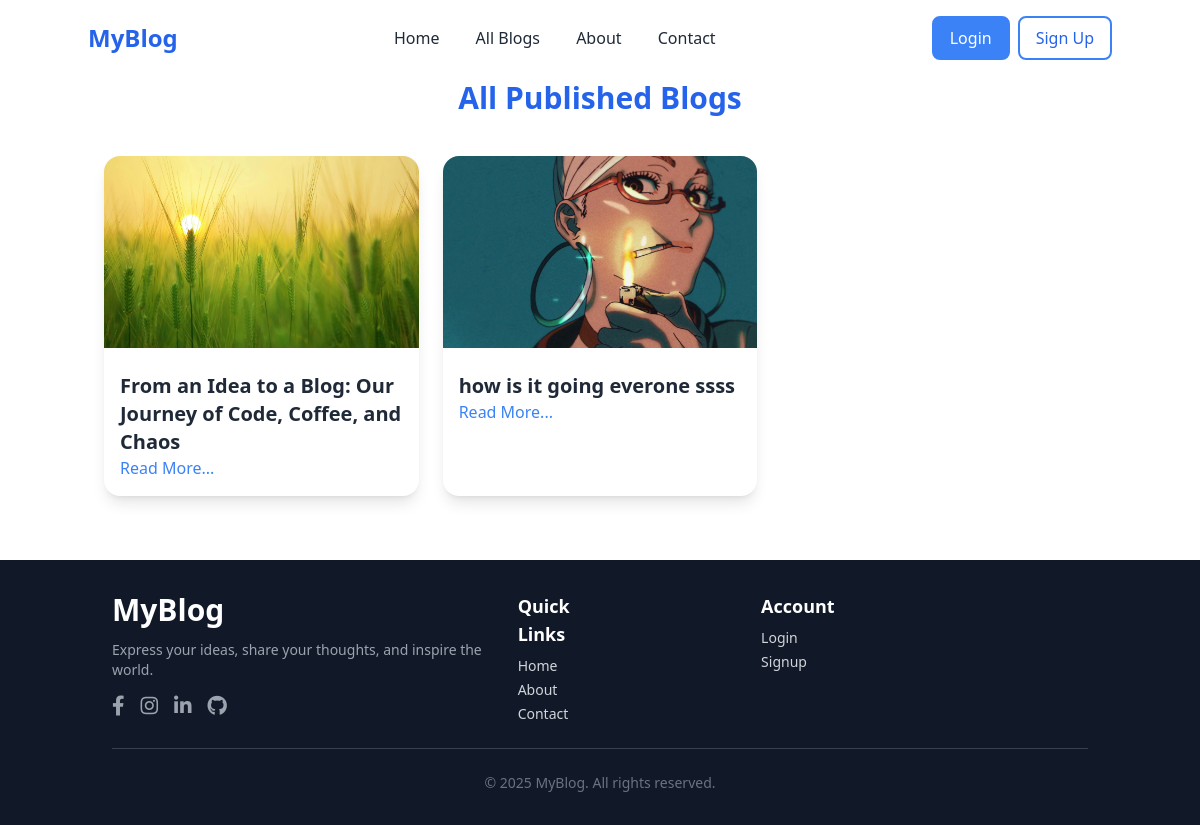
/allblogs/, run on the app's committed database.
### blog/models.py (models this page shows, shortened)
class Post(models.Model):
    title=models.CharField(max_length=200)
    content=RichTextField()
    author=models.CharField(max_length=100)
    created_at=models.DateTimeField(auto_now_add=True)
    updated_at=models.DateTimeField(auto_now=True)
    image = models.ImageField(upload_to='blog_images/', null=True, blank=True)
    tags = models.ManyToManyField(Tag, related_name='posts', blank=True)
    views = models.PositiveIntegerField(default=0)

### blog/views.py (the view)
# urls.py: path('allblogs/',views.all_blogs, name='all_blogs'),
def all_blogs(request):
    posts=Post.objects.all()
    return render(request,'all_blog.html',{'posts':posts})

### blog/templates/all_blog.html
{% extends 'base.html' %}
{% block content %}
<div class="container mx-auto pt-20 px-4">
    <h1 class="text-center text-3xl font-bold text-blue-600 mb-10">All Published Blogs</h1>
    <div class="grid md:grid-cols-3 gap-6">
        {% for post in posts %}
        <div class="bg-white rounded-2xl shadow-lg overflow-hidden transition-transform transform hover:scale-105 hover:shadow-xl">
            {% if post.image %}
            <img src="{{ post.image.url }}" alt="Post Image" class="w-full h-48 object-cover">
            {% else %}
            <img src="https://via.placeholder.com/300" alt="No Image" class="w-full h-48 object-cover">
            {% endif %}
            <div class="p-4">
                <h2 class="text-xl font-semibold text-gray-800 mt-2">{{ post.title }}</h2>
                <a href="{% url 'blog' post.id %}" class="text-blue-500 hover:underline">Read More...</a>
            </div>
        </div>
        {% empty %}
        <p class="col-span-3 text-center text-gray-500">No posts available.</p>
        {% endfor %}
    </div>
</div>
{% endblock %}

### blog/templates/base.html (style rules this page uses)
html { scroll-behavior: smooth; }

### data on the page
Post: image (picture), title "From an Idea to a Blog: Our Journey of Code, Coffee, and Chaos"
Post: image (picture), title "how is it going everone ssss"
